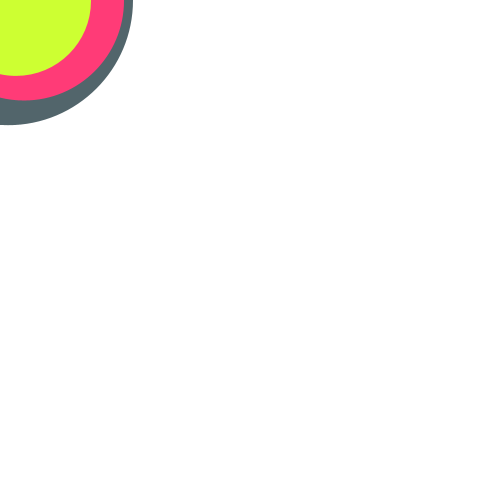
Frame 1 (no input)
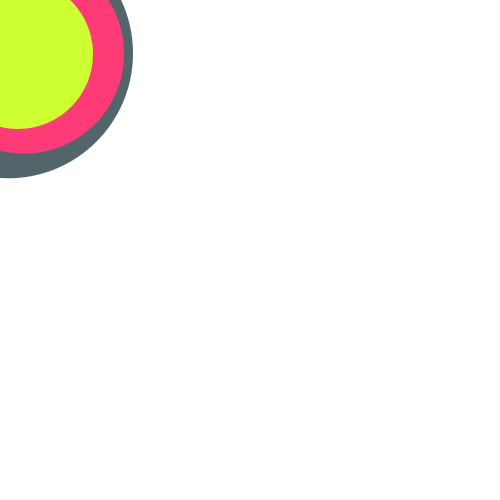
Frame 60 (the mouse pressed at the canvas centre just before this capture)
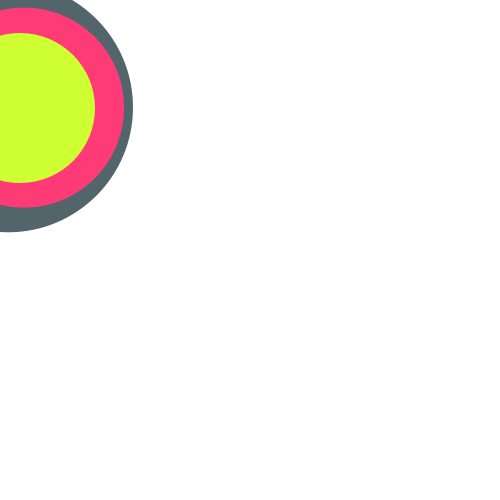
Frame 120 (the mouse held since frame 60 and released just before this capture)

The Processing sketch that drew these frames (run headless with seeded random() and noise(); from frame 60 on, the mouse is pressed at the canvas centre):

// Processing sketch: processing_556
// ── processing_556.pde

float posX= 0; 
float posY= 0; 
boolean dig= true; 
boolean down=true ;

 void setup(){
    size(500,500);
     ellipseMode(CENTER);
    	}
    
void draw () {
 background(255);
 noStroke();
 smooth();
  int s = second();  // Values from 0 - 59
  int m = minute();  // Values from 0 - 59
  int h = hour();    // Values from 0 - 23
   noStroke();
   //horas
  if ((down==true)&& (posY<=450)) { 
if ((posY>= 0) && ( posY<=450)) { 
  posY=posY+.2; 
}
  }
  fill(82,101,107);
 ellipse(h*2,posY, 250, 250);
 //min
 if ((down==true)&& (posY<=450)) { 
if ((posY>= 0) && ( posY<=450)) { 
  posY=posY+.3; 
}
  }
 fill(255,59,119);
 ellipse(m*2, posY, 200, 200);
 //seg
 if ((down==true)&& (posY<=450)) { 
if ((posY>= 0) && ( posY<=450)) { 
  posY=posY+.4; 
}
  }
 fill(205,255,50);
 ellipse(s*2, posY, 150, 150);  
}
